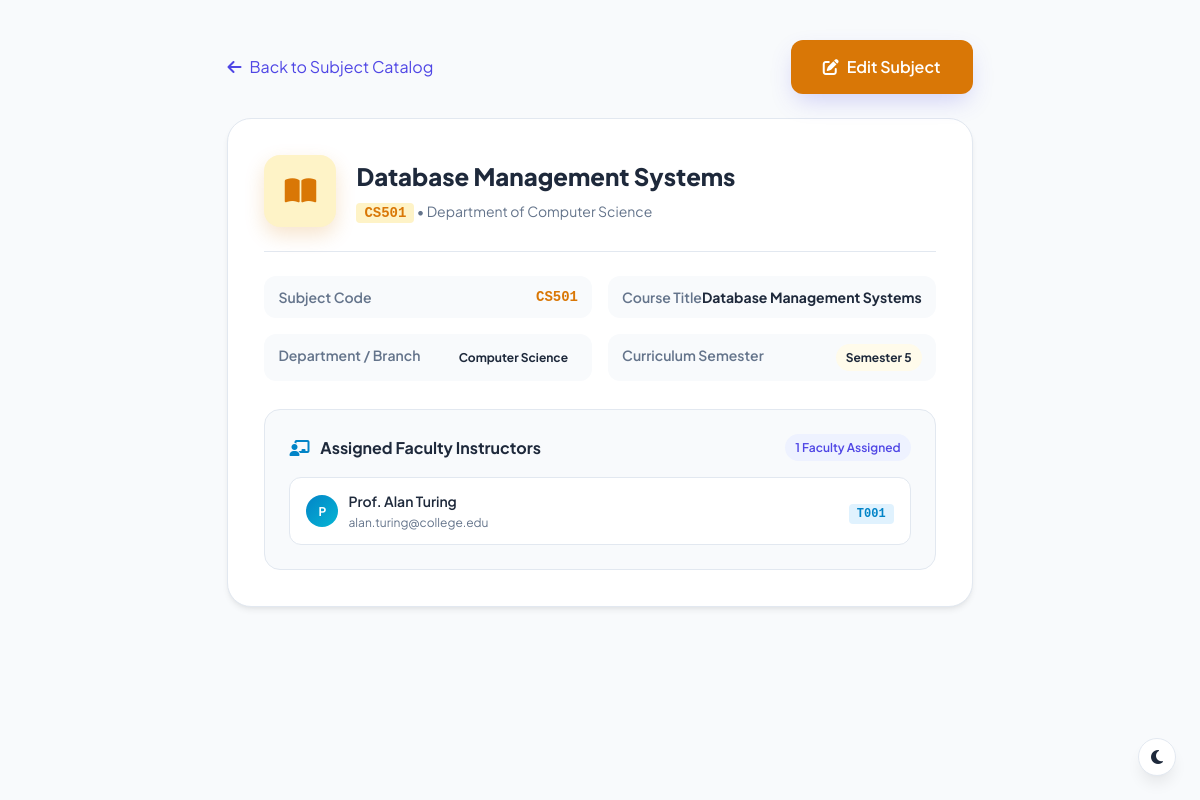
Page /view_subject/CS501 (signed in) on the committed database.
### tables this page shows
CREATE TABLE "subjects" (id INTEGER PRIMARY KEY AUTOINCREMENT, subject_code TEXT UNIQUE NOT NULL, subject_name TEXT NOT NULL, department TEXT NOT NULL, semester INTEGER NOT NULL);

CREATE TABLE teachers(
        id INTEGER PRIMARY KEY AUTOINCREMENT,
        teacher_id TEXT UNIQUE NOT NULL,
        fullname TEXT NOT NULL,
        email TEXT UNIQUE NOT NULL,
        department TEXT NOT NULL
    );

### app.py (the view)
@app.route("/view_subject/<subject_code>")
@role_required("admin")
def view_subject(subject_code):
    conn = get_db_connection()
    cursor = conn.cursor()
    cursor.execute("""
        SELECT subject_code, subject_name, department, semester
        FROM subjects
        WHERE subject_code = ?
    """, (subject_code,))
    subject = cursor.fetchone()
    if not subject:
        conn.close()
        return redirect(url_for("view_subjects", error=f"Subject record '{subject_code}' not found."))
    cursor.execute("""
        SELECT teachers.teacher_id, teachers.fullname, teachers.email, teachers.department
        FROM teacher_subjects
        JOIN teachers ON teacher_subjects.teacher_id = teachers.teacher_id
        WHERE teacher_subjects.subject_id = ?
    """, (subject_code,))
    faculty = cursor.fetchall()
    conn.close()
    return render_template("view_subject.html", subject=subject, teachers=faculty)

### app.py (called while the page is built, shortened)
def role_required(*allowed_roles):
    def decorator(f):
        @wraps(f)
        def decorated_function(*args, **kwargs):
            if "user_id" not in session or "role" not in session:
                return redirect(url_for("login"))
            user_role = session.get("role")
            return f(*args, **kwargs)
        return decorated_function
    return decorator

### database.py (called while the page is built)
def get_db_connection():
    conn = sqlite3.connect("database.db")
    conn.execute("PRAGMA foreign_keys = ON;")
    conn.row_factory = sqlite3.Row
    return conn

### templates/view_subject.html (shortened to what this page needs)
<!DOCTYPE html>
<html lang="en">
<head>
    <link rel="stylesheet" href="{{ url_for('static', filename='css/dashboard.css') }}">
    <link rel="stylesheet" href="{{ url_for('static', filename='css/style.css') }}">
    <link rel="stylesheet" href="https://cdnjs.cloudflare.com/ajax/libs/font-awesome/6.5.2/css/all.min.css">
</head>
<body style="background: var(--bg-main);">
    <div style="max-width: 840px; margin: 40px auto; padding: 0 20px;">
        <div style="display: flex; justify-content: space-between; align-items: center; margin-bottom: 24px;">
            <a href="{{ url_for('view_subjects') }}" class="btn btn-outline" style="display: inline-flex; align-items: center; gap: 8px;">
                <i class="fas fa-arrow-left"></i> Back to Subject Catalog
            </a>
            <div style="display: flex; gap: 10px;">
                <a href="{{ url_for('edit_subject', subject_code=subject['subject_code']) }}" class="btn btn-primary" style="display: inline-flex; align-items: center; gap: 8px; background: #d97706; border-color: #d97706;">
                    <i class="fas fa-edit"></i> Edit Subject
                </a>
            </div>
        </div>
        <div class="dashboard-card" style="padding: 36px; border-radius: var(--radius-xl); box-shadow: var(--shadow-md);">
            <div style="display: flex; align-items: center; gap: 20px; padding-bottom: 24px; border-bottom: 1px solid var(--border); margin-bottom: 24px;">
                <div style="width: 72px; height: 72px; border-radius: var(--radius-lg); background: #fef3c7; color: #d97706; display: flex; align-items: center; justify-content: center; font-size: 28px; font-weight: 800; box-shadow: 0 8px 20px rgba(217, 119, 6, 0.2);">
                    <i class="fas fa-book-open"></i>
                </div>
                <div>
                    <div style="display: flex; align-items: center; gap: 10px;">
                        <h2 style="font-size: 24px; font-weight: 800; color: var(--text-main); margin: 0;">{{ subject['subject_name'] }}</h2>
                    </div>
                    <p style="color: var(--text-muted); font-size: 14px; margin-top: 4px;">
                        <span style="font-family: monospace; font-weight: 700; color: #d97706; background: #fef3c7; padding: 2px 8px; border-radius: 4px;">{{ subject['subject_code'] }}</span>
                        • Department of {{ subject['department'] }}
                    </p>
                </div>
            </div>
            <div style="display: grid; grid-template-columns: 1fr 1fr; gap: 16px; margin-bottom: 28px;">
                <div class="profile-detail-item">
                    <span>Subject Code</span>
                    <span style="font-family: monospace; color: #d97706;">{{ subject['subject_code'] }}</span>
                </div>
                <div class="profile-detail-item">
                    <span>Course Title</span>
                    <span>{{ subject['subject_name'] }}</span>
                </div>
                <div class="profile-detail-item">
                    <span>Department / Branch</span>
                    <span class="badge badge-info">{{ subject['department'] }}</span>
                </div>
                <div class="profile-detail-item">
                    <span>Curriculum Semester</span>
                    <span class="badge badge-warning">Semester {{ subject['semester'] }}</span>
                </div>
            </div>
            <div style="background: var(--bg-main); border: 1px solid var(--border); border-radius: var(--radius-lg); padding: 24px;">
                <div style="display: flex; justify-content: space-between; align-items: center; margin-bottom: 16px;">
                    <h4 style="font-size: 16px; font-weight: 700; color: var(--text-main); margin: 0;">
                        <i class="fas fa-chalkboard-teacher" style="color: #0284c7; margin-right: 8px;"></i> Assigned Faculty Instructors
                    </h4>
                    <span class="badge badge-primary">{{ teachers|length }} Faculty Assigned</span>
                </div>
                {% if teachers %}
                <div style="display: flex; flex-direction: column; gap: 10px;">
                    {% for tch in teachers %}
                    <div style="display: flex; justify-content: space-between; align-items: center; background: var(--card-bg); padding: 12px 16px; border-radius: var(--radius-md); border: 1px solid var(--border);">
                        <div style="display: flex; align-items: center; gap: 10px;">
                            <div style="width: 32px; height: 32px; border-radius: 50%; background: linear-gradient(135deg, #0284c7, #06b6d4); color: white; display: flex; align-items: center; justify-content: center; font-size: 12px; font-weight: 700;">
                                {{ tch['fullname'][0]|upper }}
                            </div>
                            <div>
                                <div style="font-weight: 600; color: var(--text-main); font-size: 14px;">{{ tch['fullname'] }}</div>
                                <div style="color: var(--text-muted); font-size: 12px;">{{ tch['email'] }}</div>
                            </div>
                        </div>
                        <div>
                            <span style="font-weight: 700; font-family: monospace; color: var(--secondary-hover); background: #e0f2fe; padding: 3px 8px; border-radius: 4px; font-size: 12px;">
                                {{ tch['teacher_id'] }}
                            </span>
                        </div>
                    </div>
                    {% endfor %}
                </div>
                {% else %}
                <div style="text-align: center; padding: 24px; color: var(--text-muted); font-size: 14px;">
                    <i class="fas fa-user-slash" style="font-size: 24px; margin-bottom: 8px; display: block;"></i>
                    No faculty instructors are currently assigned to this subject course.
                </div>
                {% endif %}
            </div>
        </div>
    </div>
</body>
</html>

### static/css/dashboard.css (style rules this page uses)
:root { --primary: #4f46e5; --primary-hover: #4338ca; --primary-light: #eef2ff; --primary-glow: rgba(79, 70, 229, 0.25); --secondary: #0ea5e9; --secondary-light: #f0f9ff; --accent: #10b981; --accent-light: #ecfdf5; --warning: #f59e0b; --warning-light: #fffbeb; --danger: #ef4444; --danger-light: #fef2f2; --dark-sidebar: #0f172a; --dark-sidebar-hover: #1e293b; --bg-main: #f8fafc; --card-bg: #ffffff; --border: #e2e8f0; --text-main: #1e293b; --text-muted: #64748b; --radius-sm: 8px; --radius-md: 12px; --radius-lg: 16px; --radius-xl: 20px; --radius-full: 9999px; --shadow-sm: 0 1px 2px 0 rgba(0, 0, 0, 0.05); --shadow-md: 0 4px 6px -1px rgba(0, 0, 0, 0.07); --shadow-lg: 0 10px 15px -3px rgba(0, 0, 0, 0.08); --shadow-xl: 0 20px 25px -5px rgba(0, 0, 0, 0.08); --transition: all 0.25s cubic-bezier(0.4, 0, 0.2, 1); }
* { margin: 0; padding: 0; box-sizing: border-box; font-family: 'Plus Jakarta Sans', 'Poppins', sans-serif; }
body { display: flex; background-color: var(--bg-main); color: var(--text-main); min-height: 100vh; overflow-x: hidden; }
.dashboard-card { background: #ffffff; border: 1px solid var(--border); border-radius: var(--radius-lg); padding: 28px; box-shadow: var(--shadow-sm); }
.profile-detail-item { display: flex; justify-content: space-between; padding: 10px 14px; background: var(--bg-main); border-radius: var(--radius-md); font-size: 14px; }
.profile-detail-item span:first-child { font-weight: 600; color: var(--text-muted); }
.profile-detail-item span:last-child { font-weight: 700; color: var(--text-main); }

### static/css/style.css (style rules this page uses)
:root { --primary: #4f46e5; --primary-hover: #4338ca; --primary-light: #eef2ff; --primary-glow: rgba(79, 70, 229, 0.25); --secondary: #0ea5e9; --secondary-hover: #0284c7; --secondary-light: #f0f9ff; --accent: #10b981; --accent-light: #ecfdf5; --warning: #f59e0b; --warning-light: #fffbeb; --danger: #ef4444; --danger-light: #fef2f2; --dark: #0f172a; --dark-muted: #334155; --text-main: #1e293b; --text-muted: #64748b; --text-light: #94a3b8; --bg-main: #f8fafc; --bg-subtle: #f1f5f9; --card-bg: #ffffff; --glass-bg: rgba(255, 255, 255, 0.85); --border: #e2e8f0; --border-subtle: #f1f5f9; --border-focus: #818cf8; --shadow-sm: 0 1px 2px 0 rgba(0, 0, 0, 0.05); --shadow-md: 0 4px 6px -1px rgba(0, 0, 0, 0.07), 0 2px 4px -2px rgba(0, 0, 0, 0.05); --shadow-lg: 0 10px 15px -3px rgba(0, 0, 0, 0.08), 0 4px 6px -4px rgba(0, 0, 0, 0.04); --shadow-xl: 0 20px 25px -5px rgba(0, 0, 0, 0.08), 0 8px 10px -6px rgba(0, 0, 0, 0.04); --shadow-glow: 0 0 20px rgba(79, 70, 229, 0.35); --radius-sm: 8px; --radius-md: 12px; --radius-lg: 16px; --radius-xl: 24px; --radius-full: 9999px; --transition: all 0.25s cubic-bezier(0.4, 0, 0.2, 1); }
* { margin: 0; padding: 0; box-sizing: border-box; font-family: 'Plus Jakarta Sans', 'Poppins', -apple-system, BlinkMacSystemFont, sans-serif; }
html { scroll-behavior: smooth; }
body { background-color: var(--bg-main); color: var(--text-main); min-height: 100vh; display: flex; flex-direction: column; overflow-x: hidden; line-height: 1.6; }
a { color: var(--primary); text-decoration: none; transition: var(--transition); }
.btn-primary { background: linear-gradient(135deg, #4f46e5, #3b82f6); color: #fff; padding: 14px 32px; border-radius: var(--radius-md); font-size: 16px; font-weight: 600; display: inline-flex; align-items: center; gap: 10px; box-shadow: 0 10px 25px -5px var(--primary-glow); border: none; cursor: pointer; transition: var(--transition); }
.badge { display: inline-flex; align-items: center; gap: 6px; padding: 4px 10px; border-radius: var(--radius-full); font-size: 12px; font-weight: 600; }
.badge-primary { background: var(--primary-light); color: var(--primary); }
.badge-warning { background: var(--warning-light); color: var(--warning); }

### rows in the picture
subjects: subject_name "Database Management Systems", subject_code "CS501", department "Computer Science", semester "5"
teachers: fullname "P", fullname "Prof. Alan Turing", email "alan.turing@college.edu", teacher_id "T001"

### other values in the picture
{{ teachers|length }} "1"
